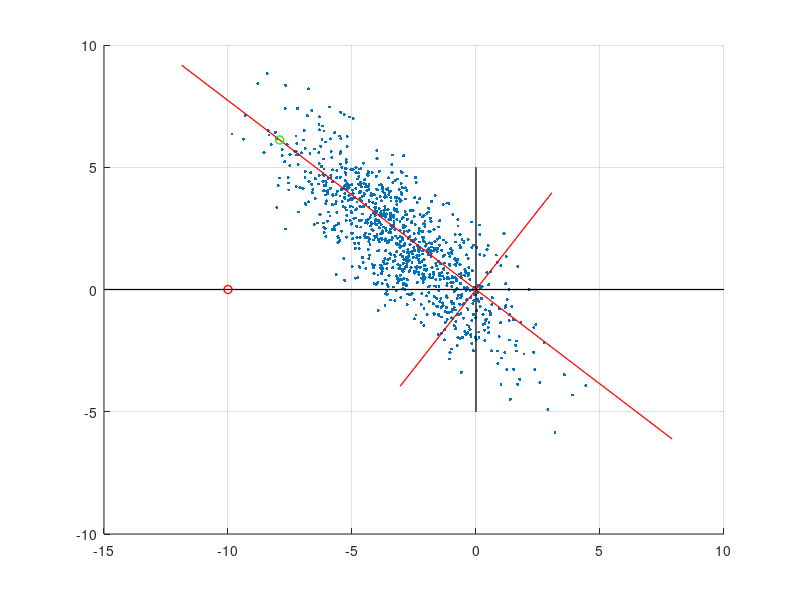

Source code (MATLAB):
% Load and plot data from the data matrix.
data = load('data.mat');
A = data.A;
figure;
scatter(A(:, 1), A(:, 2), 50, '.');

% Get SVD results.
[U Sig V] = svd(A);

% Visualize basis axis

% // The Basis of Right Singular Vectors /////////////////////////////////
line(10.*[0, V(1, 1)], 10.*[0, V(2, 1)], 'Color', 'red', 'LineWidth', 0.9)
line(-15.*[0, V(1, 1)], -15.*[0, V(2, 1)], 'Color', 'red', 'LineWidth', 0.9)

line(5.*[0, V(1, 2)], 5.*[0, V(2, 2)], 'Color', 'red', 'LineWidth', 0.9)
line(-5.*[0, V(1, 2)], -5.*[0, V(2, 2)], 'Color', 'red', 'LineWidth', 0.9)
% ////////////////////////////////////////////////////////////////////////


% // The Standard Basis /////////////////////////////////
line(10.*[0, 1], 10.*[0, 0], 'Color', 'black', 'LineWidth', 0.9)
line(-15.*[0, 1], -15.*[0, 0], 'Color', 'black', 'LineWidth', 0.9)

line(5.*[0, 0], 5.*[0, 1], 'Color', 'black', 'LineWidth', 0.9)
line(-5.*[0, 0], -5.*[0, 1], 'Color', 'black', 'LineWidth', 0.9)
% ////////////////////////////////////////////////////////////////////////

% Grid and hold
grid on
hold on;

% Define a point using the standard basis vectors.
test_point = [-10; 0];

% Plot the point in the standard basis.
plot(test_point(1), test_point(2), 'o', 'LineWidth', 1, 'Color', 'red')

% Change basis to basis of right singular vectors.
% The columns of V' (inverse of V, since it is orthogonal) represent how
% the standard basis vectors would be written in the basis of right
% singular vectors, since the standard basis vectors are the vectors that
% form the linear combinarion to yield this point.
transformed_test_point = V' * test_point;

% Plot the transformed point.
plot(transformed_test_point(1), transformed_test_point(2), 'o', 'LineWidth', 1, 'Color', 'green')